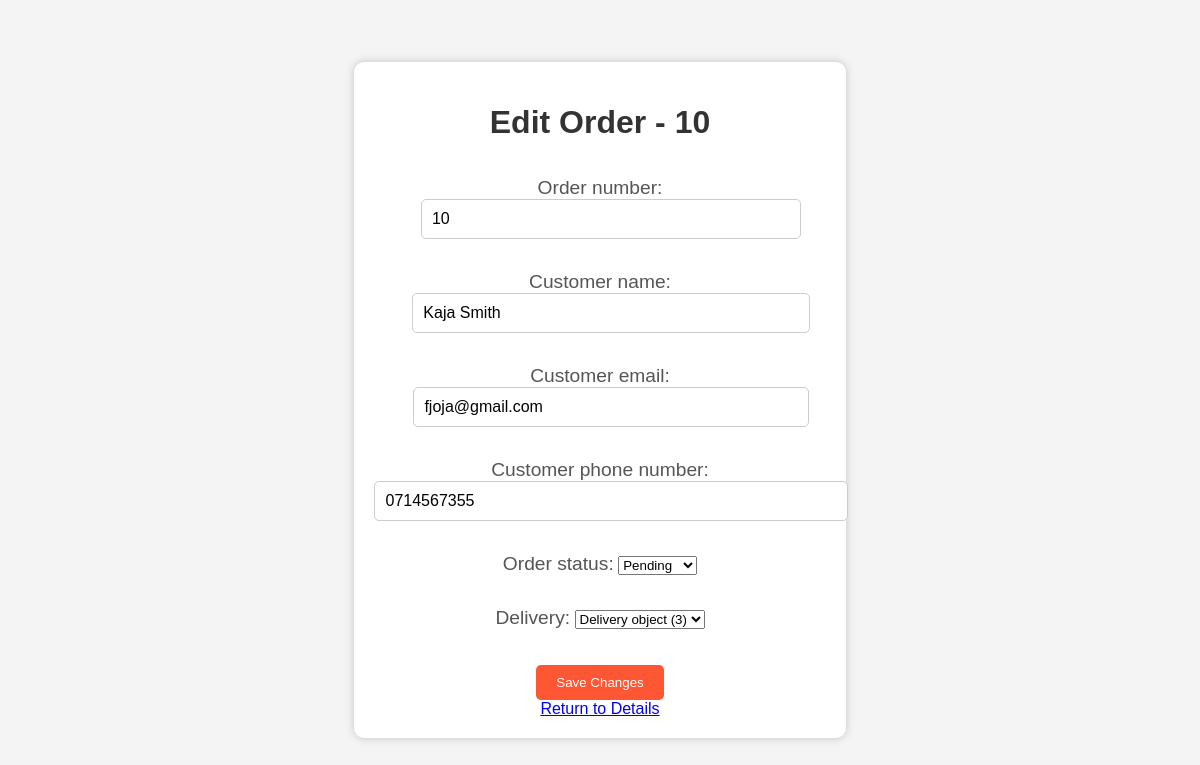
Page /order/orders/edit/10/ on the committed database.
### order/models.py (models this page shows)
class Order(models.Model):
    order_number = models.CharField(max_length=32, unique=True)
    customer_name = models.CharField(max_length=32)
    customer_email = models.EmailField(max_length=255)
    customer_phone_number = models.CharField(max_length=15)
    order_date = models.DateTimeField(auto_now_add=True)
    order_status = models.CharField(max_length=16, choices=[
        ('Pending', 'Pending'),
        ('Shipped', 'Shipped'),
        ('Delivered', 'Delivered'),
        ('Canceled', 'Canceled'),
    ])
    delivery=models.ForeignKey(Delivery,null=True, on_delete=models.CASCADE)
    class Meta:
        verbose_name_plural = "Order"

### order/views.py (the view)
# urls.py: path("orders/edit/<str:order_number>/",edit_order, name="edit_order"),
def edit_order(request, order_number):
    order = get_object_or_404(Order, order_number=order_number)
    if request.method == 'POST':
        form = OrderForm(request.POST, instance=order)
        if form.is_valid():
            form.save()
            return redirect('order_detail', order_number=order_number)
    else:
        form = OrderForm(instance=order)
    return render(request, 'order/edit_order.html', {'form': form, 'order': order})

### order/forms.py
class OrderForm(forms.ModelForm):
    class Meta:
        model = Order
        fields = '__all__'

### templates/order/edit_order.html (shortened to what this page needs)
<!DOCTYPE html>
<html lang="en">
<head>
</head>
<body>
    {% block content %}
    <div class="edit-order-form">
        <h1>Edit Order - {{ order.order_number }}</h1>
        <form method="post">
            {{ form.as_p }}
            <button type="submit">Save Changes</button>
        </form>
        <a href="{% url 'order_detail' order_number=order.order_number %}">Return to Details</a>
    </div>
    {% endblock %}
</body>
</html>
</html>

### templates/order/edit_order.html (style rules this page uses)
body { font-family: "Arial", sans-serif; background-color: #f4f4f4; margin: 0; padding: 0; display: flex; justify-content: center; align-items: center; height: 100vh; }
.edit-order-form { background-color: #fff; border-radius: 10px; padding: 20px; box-shadow: 0px 0px 10px rgba(0, 0, 0, 0.2); text-align: center; }
.edit-order-form h1 { font-size: 2rem; color: #333; margin-bottom: 20px; }
.edit-order-form form { display: flex; flex-direction: column; align-items: center; }
.edit-order-form label { font-size: 1.2rem; color: #555; margin: 10px 0; }
.edit-order-form input { padding: 10px; border: 1px solid #ccc; border-radius: 5px; width: 100%; font-size: 1rem; }
.edit-order-form button { margin-top: 20px; padding: 10px 20px; background-color: #ff5733; color: white; border: none; border-radius: 5px; cursor: pointer; transition: background-color 0.3s ease; }

### rows in the picture
Order: order_number "10", customer_name "Kaja Smith", customer_email "fjoja@gmail.com", customer_phone_number "0714567355", order_status "Pending", delivery "Delivery object (3)"
